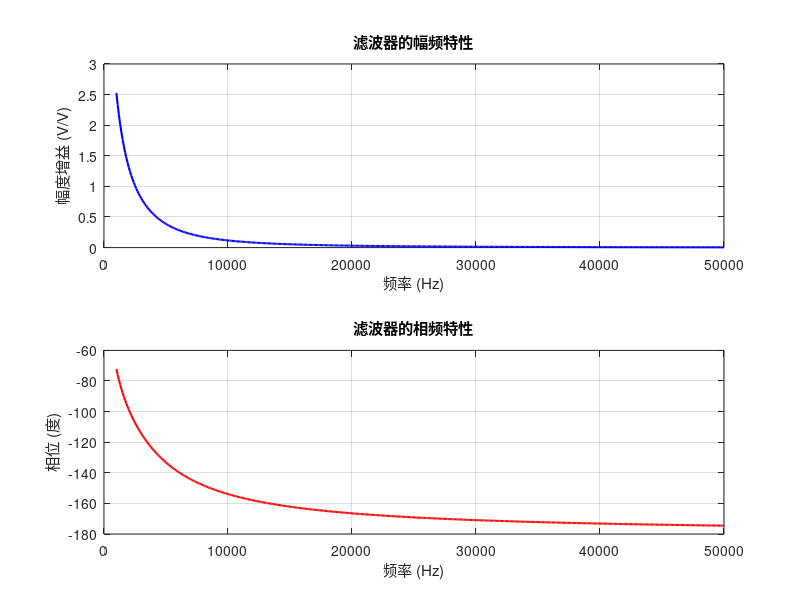

Recreate this plot in MATLAB. (Note: this script raises an error after producing the figure.)
clc;
%% 1. 定义传递函数
num = 5;                      % 分子多项式：5
den = [1e-8, 3e-4, 1];        % 分母多项式：1e-8 s² + 3e-4 s + 1
sys = tf(num, den);           % 创建传递函数模型

%% 2. 频率响应分析（1kHz ~ 50kHz）
f_start = 1e3;
f_end = 50e3;
N = 100; % 步长 100Hz，点数 500
f = f_start:N:f_end;%生成频率向量
omega = 2*pi*f; % 转换为角频率 ω = 2πf

% 调用 bode 函数，返回线性幅度 mag (V/V) 和相位 phase (度)
[mag, phase] = bode(sys, omega);

% 去除多余维度
mag = squeeze(mag);           
phase = squeeze(phase); 

%% 3. 绘制幅频和相频特性曲线

figure('Name', '幅频和相频特性分析');

% --- 子图 1: 幅频特性 (线性刻度) ---
subplot(2, 1, 1); % 分为 2 行 1 列，选择第 1 个
plot(f, mag, 'b-', 'LineWidth', 1.5);  
xlabel('频率 (Hz)');
ylabel('幅度增益 (V/V)');
title('滤波器的幅频特性');
grid on;

% --- 子图 2: 相频特性 (角度刻度) ---
subplot(2, 1, 2); % 分为 2 行 1 列，选择第 2 个
plot(f, phase, 'r-', 'LineWidth', 1.5); 
xlabel('频率 (Hz)');
ylabel('相位 (度)');
title('滤波器的相频特性');
grid on;

%用delta函数测出这个滤波器的响应
%% ========================================================================
%  基于冲激响应的二阶系统信号处理
%  作者：AI Assistant
%  功能：通过delta函数获取系统响应，实现任意信号的系统输出预测
% =========================================================================

clear; clc; close all;

%% 1. 参数设置
fs = 204800;           % 采样率 (Hz)
N = 2048;              % 采样点数
dt = 1/fs;             % 采样间隔
t = (0:N-1) * dt;      % 时间轴

% 频率分辨率
df = fs / N;           % 频率分辨率 = 100 Hz (204800/2048 = 100)
f = (0:N-1) * df;      % 频率轴

fprintf('采样参数:\n');
fprintf('  采样率: %d Hz\n', fs);
fprintf('  采样点数: %d\n', N);
fprintf('  频率分辨率: %.2f Hz (无频谱泄漏)\n', df);
fprintf('  时间窗长: %.4f ms\n\n', (N-1)*dt*1000);

%% 2. 构建二阶滤波器系统 (巴特沃斯低通滤波器)
% 参数设置
fc = 10000;            % 截止频率 10 kHz
wn = 2*pi*fc;          % 自然频率 (rad/s)
zeta = 0.707;          % 阻尼比 (临界阻尼 zeta=1, 欠阻尼 0<zeta<1)

% 连续系统传递函数: H(s) = wn^2 / (s^2 + 2*zeta*wn*s + wn^2)
num_c = wn^2;
den_c = [1, 2*zeta*wn, wn^2];
sys_c = tf(num_c, den_c);

fprintf('二阶系统参数:\n');
fprintf('  截止频率: %d Hz\n', fc);
fprintf('  阻尼比: %.3f\n', zeta);
fprintf('  系统类型: 巴特沃斯低通滤波器\n\n');

% 转换为离散系统 (双线性变换)
sys_d = c2d(sys_c, dt, 'tustin');
[num_d, den_d] = tfdata(sys_d, 'v');

fprintf('离散系统差分方程系数:\n');
fprintf('  分子 b: [%.6f, %.6f, %.6f]\n', num_d);
fprintf('  分母 a: [%.6f, %.6f, %.6f]\n\n', den_d);

%% 3. 生成Delta函数（单位冲激）
delta = zeros(1, N);
delta(1) = 1;          % 单位冲激

output1 = AnaLPF(delta,1e6);
output2 = AnaLPF(delta,1e3);
% % 计算系统的冲激响应
% h = filter(num_d, den_d, delta);
% 
% fprintf('冲激响应计算完成\n');
% fprintf('  冲激响应长度: %d 点\n', length(h));
% fprintf('  冲激响应能量: %.6f\n\n', sum(h.^2));
% 
% %% 4. 生成任意测试信号（多频率复合信号）
% % 信号1: 5kHz正弦波 (通带内)
% f1 = 5000;
% A1 = 1.0;
% signal1 = A1 * sin(2*pi*f1*t);
% 
% % 信号2: 20kHz正弦波 (阻带内，应被滤除)
% f2 = 20000;
% A2 = 0.8;
% signal2 = A2 * sin(2*pi*f2*t);
% 
% % 信号3: 白噪声
% noise = 0.1 * randn(1, N);
% 
% % 复合输入信号
% x_input = signal1 + signal2 + noise;
% 
% fprintf('输入信号组成:\n');
% fprintf('  成分1: %.0f Hz 正弦波, 幅值 %.1f\n', f1, A1);
% fprintf('  成分2: %.0f Hz 正弦波, 幅值 %.1f\n', f2, A2);
% fprintf('  成分3: 白噪声, 标准差 0.1\n\n');
% 
% %% 5. 方法1：直接使用filter函数（验证用）
% y_direct = filter(num_d, den_d, x_input);
% 
% %% 6. 方法2：通过卷积计算（基于冲激响应）
% % 时域卷积
% y_conv = conv(x_input, h, 'same');  % 'same'保持长度一致
% 
% % 或频域卷积（更高效）
% X = fft(x_input);
% H_fft = fft(h);
% Y_fft = X .* H_fft;
% y_freq = real(ifft(Y_fft));
% 
% %% 7. 误差分析
% error_conv = y_direct - y_conv;
% error_freq = y_direct - y_freq;
% 
% fprintf('输出结果对比:\n');
% fprintf('  直接滤波 vs 时域卷积误差: %.2e (RMS)\n', rms(error_conv));
% fprintf('  直接滤波 vs 频域卷积误差: %.2e (RMS)\n\n', rms(error_freq));
% 
% %% 8. 频谱分析（使用窗函数避免泄漏）
% % 应用Hanning窗
% window = hann(N)';
% x_windowed = x_input .* window;
% y_windowed = y_direct .* window;
% 
% % FFT计算
% X_fft = fft(x_windowed) / N * 2;  % 单边幅度谱
% Y_fft = fft(y_windowed) / N * 2;
% 
% % 只取正频率部分
% idx_pos = 1:N/2;
% f_pos = f(idx_pos);
% X_mag = abs(X_fft(idx_pos));
% Y_mag = abs(Y_fft(idx_pos));
% 
% %% 9. 计算系统频率响应（理论值）
% [H_theory, f_theory] = freqz(num_d, den_d, N/2, fs);
% 
% %% ========================================================================
% %% 10. 结果可视化
% %% ========================================================================
% 
% figure('Color', 'w', 'Position', [100, 100, 1400, 900]);
% 
% % -------------------- 子图1: 冲激响应 --------------------
% subplot(3,3,1);
% plot(t*1000, h, 'b-', 'LineWidth', 1.5);
% grid on;
% xlabel('时间 (ms)');
% ylabel('幅值');
% title('系统冲激响应 h(t)');
% xlim([0, 1]);  % 只显示前1ms
% 
% % -------------------- 子图2: 系统频率响应 --------------------
% subplot(3,3,2);
% semilogx(f_theory, 20*log10(abs(H_theory)), 'r-', 'LineWidth', 2);
% hold on;
% xline(fc, 'k--', 'LineWidth', 1.5, 'Label', sprintf('f_c=%dHz', fc));
% grid on;
% xlabel('频率 (Hz)');
% ylabel('幅值 (dB)');
% title('系统频率响应 |H(f)|');
% xlim([100, fs/2]);
% 
% % -------------------- 子图3: 相位响应 --------------------
% subplot(3,3,3);
% semilogx(f_theory, angle(H_theory)*180/pi, 'm-', 'LineWidth', 2);
% grid on;
% xlabel('频率 (Hz)');
% ylabel('相位 (度)');
% title('系统相位响应 ∠H(f)');
% xlim([100, fs/2]);
% 
% % -------------------- 子图4: 输入信号时域 --------------------
% subplot(3,3,4);
% plot(t*1000, x_input, 'k-', 'LineWidth', 0.8);
% grid on;
% xlabel('时间 (ms)');
% ylabel('幅值');
% title('输入信号 x(t)');
% xlim([0, 1]);
% 
% % -------------------- 子图5: 输出信号时域 --------------------
% subplot(3,3,5);
% plot(t*1000, y_direct, 'b-', 'LineWidth', 1.2);
% hold on;
% plot(t*1000, y_conv, 'r--', 'LineWidth', 1);
% grid on;
% xlabel('时间 (ms)');
% ylabel('幅值');
% title('输出信号 y(t)');
% legend('直接滤波', '卷积结果', 'Location', 'best');
% xlim([0, 1]);
% 
% % -------------------- 子图6: 误差分析 --------------------
% subplot(3,3,6);
% semilogy(t*1000, abs(error_conv), 'g-', 'LineWidth', 1);
% grid on;
% xlabel('时间 (ms)');
% ylabel('绝对误差');
% title('卷积方法误差');
% xlim([0, 1]);
% 
% % -------------------- 子图7: 输入频谱 --------------------
% subplot(3,3,7);
% semilogy(f_pos/1000, X_mag, 'k-', 'LineWidth', 1.5);
% hold on;
% xline(f1/1000, 'b--', 'LineWidth', 1, 'Label', sprintf('%dkHz', f1/1000));
% xline(f2/1000, 'r--', 'LineWidth', 1, 'Label', sprintf('%dkHz', f2/1000));
% xline(fc/1000, 'g--', 'LineWidth', 1.5, 'Label', 'f_c');
% grid on;
% xlabel('频率 (kHz)');
% ylabel('幅值');
% title('输入信号频谱 |X(f)|');
% xlim([0, 50]);
% 
% % -------------------- 子图8: 输出频谱 --------------------
% subplot(3,3,8);
% semilogy(f_pos/1000, Y_mag, 'b-', 'LineWidth', 1.5);
% hold on;
% xline(fc/1000, 'g--', 'LineWidth', 1.5, 'Label', 'f_c');
% grid on;
% xlabel('频率 (kHz)');
% ylabel('幅值');
% title('输出信号频谱 |Y(f)|');
% xlim([0, 50]);
% 
% % -------------------- 子图9: 频谱对比 --------------------
% subplot(3,3,9);
% plot(f_pos/1000, 20*log10(X_mag), 'k-', 'LineWidth', 1, 'DisplayName', '输入');
% hold on;
% plot(f_pos/1000, 20*log10(Y_mag), 'b-', 'LineWidth', 1.5, 'DisplayName', '输出');
% plot(f_theory/1000, 20*log10(abs(H_theory)), 'r--', 'LineWidth', 1, 'DisplayName', '系统响应');
% grid on;
% xlabel('频率 (kHz)');
% ylabel('幅值 (dB)');
% title('频域对比');
% legend('Location', 'best');
% xlim([0, 50]);
% ylim([-80, 20]);
% 
% sgtitle('二阶系统冲激响应分析与信号处理', 'FontSize', 14, 'FontWeight', 'bold');
% 
% %% 11. 性能验证
% fprintf('========================================\n');
% fprintf('性能验证:\n');
% fprintf('========================================\n');
% 
% % 频率成分检测
% [pks_in, locs_in] = findpeaks(X_mag, 'MinPeakHeight', 0.1);
% [pks_out, locs_out] = findpeaks(Y_mag, 'MinPeakHeight', 0.01);
% 
% fprintf('输入信号主要频率成分:\n');
% for i = 1:length(locs_in)
%     fprintf('  f = %.0f Hz, A = %.3f\n', f_pos(locs_in(i)), pks_in(i));
% end
% 
% fprintf('\n输出信号主要频率成分:\n');
% for i = 1:length(locs_out)
%     fprintf('  f = %.0f Hz, A = %.3f\n', f_pos(locs_out(i)), pks_out(i));
% end
% 
% % 衰减计算
% atten_5k = 20*log10(Y_mag(f_pos == f1) / X_mag(f_pos == f1));
% atten_20k = 20*log10(Y_mag(f_pos == f2) / X_mag(f_pos == f2));
% 
% fprintf('\n频率衰减:\n');
% fprintf('  %d Hz: %.2f dB (通带，衰减小)\n', f1, atten_5k);
% fprintf('  %d Hz: %.2f dB (阻带，衰减大)\n', f2, atten_20k);
% 
% fprintf('\n频谱泄漏检验:\n');
% fprintf('  频率分辨率: %.0f Hz\n', df);
% fprintf('  是否为100Hz整数倍: %s\n', iif(mod(df, 100)==0, '是✓', '否✗'));
% 
% fprintf('========================================\n');
% 
% %% 12. 保存结果
% save('system_response.mat', 'h', 'sys_d', 'fs', 'N', 't', 'f');
% fprintf('\n冲激响应已保存至 system_response.mat\n');
% 
% %% ========================================================================
% %% 辅助函数
% %% ========================================================================
% function result = iif(condition, trueVal, falseVal)
%     if condition
%         result = trueVal;
%     else
%         result = falseVal;
%     end
% end
% 
% %% ========== 三滤波器级联系统分析 ==========
% clear; clc; close all;
% 
% %% 1. 定义系统参数
% fs = 50000;                          % 采样频率 50kHz（确保足够高）
% N = 4096;                            % 信号长度
% t = (0:N-1)' / fs;                   % 时间向量
% 
% % 定义三个滤波器传递函数
% % 滤波器1
% num1 = 5;
% den1 = [1e-8, 3e-4, 1];
% sys1 = tf(num1, den1);
% 
% % 滤波器2（示例：一阶低通）
% num2 = 1;
% den2 = [1e-4, 1];
% sys2 = tf(num2, den2);
% 
% % 滤波器3（示例：二阶带通）
% num3 = [1e-3, 0];
% den3 = [1e-6, 5e-4, 1];
% sys3 = tf(num3, den3);
% 
% % 级联系统（理论值）
% sys_total = sys1 * sys2 * sys3;
% 
% fprintf('========== 滤波器传递函数 ==========\n');
% fprintf('滤波器1: H1(s) = 5 / (1e-8*s² + 3e-4*s + 1)\n');
% fprintf('滤波器2: H2(s) = 1 / (1e-4*s + 1)\n');
% fprintf('滤波器3: H3(s) = (1e-3*s) / (1e-6*s² + 5e-4*s + 1)\n');
% fprintf('级联系统: H_total(s) = H1(s) * H2(s) * H3(s)\n');
% fprintf('====================================\n\n');
% 
